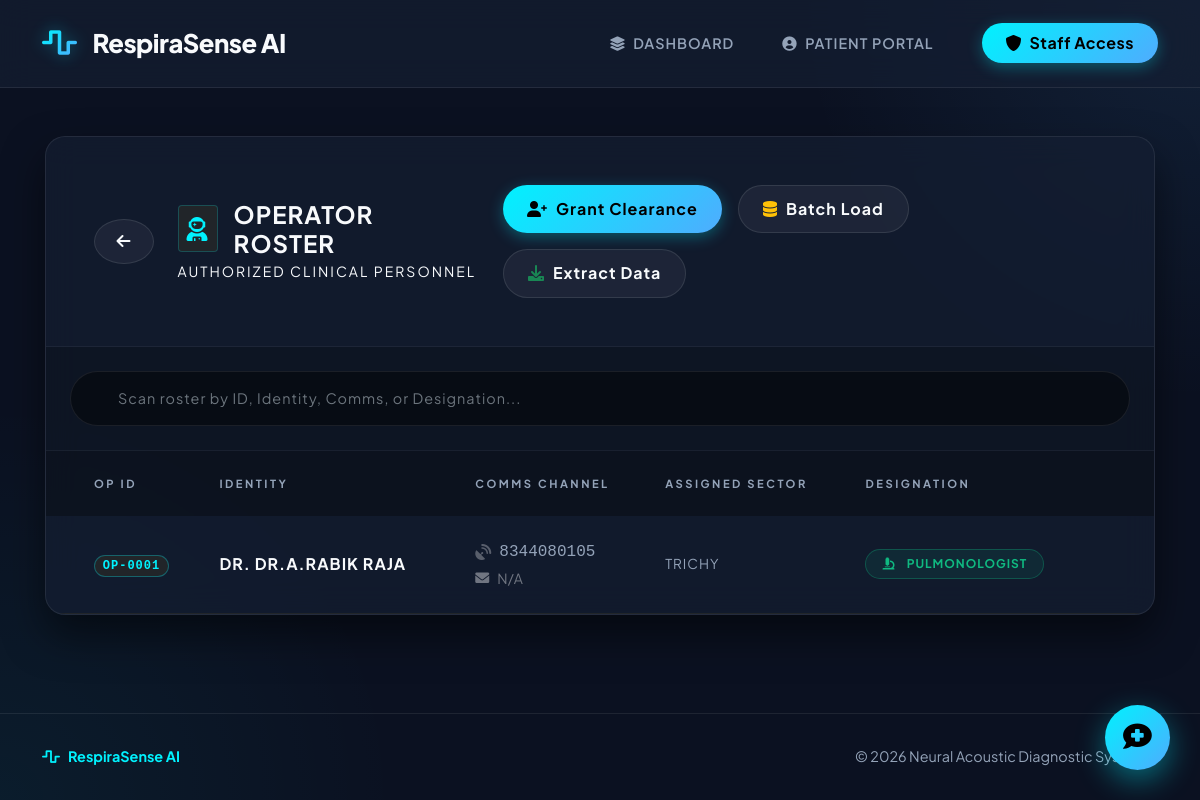
/admin/doctors (signed in), run on the app's committed database.
### models.py (models this page shows)
class Doctor(db.Model):
    __tablename__ = 'doctors'
    id = db.Column(db.Integer, primary_key=True)
    name = db.Column(db.String(100), nullable=False)
    phone = db.Column(db.String(20), nullable=False)
    email = db.Column(db.String(100))
    address = db.Column(db.String(200))
    district = db.Column(db.String(100))
    specialization = db.Column(db.String(100), default='Pulmonologist')
    created_at = db.Column(db.DateTime, default=datetime.utcnow)

### app.py (the view)
@app.route('/admin/doctors')
@login_required
def manage_doctors():
    if not isinstance(current_user, Admin):
        return redirect(url_for('admin_login'))
    doctors = Doctor.query.all()
    return render_template('manage_doctors.html', doctors=doctors)

### app.py (called while the page is built)
@login_manager.user_loader
def load_user(user_id):
    user_type = session.get('user_type')
    if user_type == 'admin':
        return Admin.query.get(int(user_id))
    elif user_type == 'patient':
        return Patient.query.get(int(user_id))
    else:
        user = Admin.query.get(int(user_id))
        if user:
            return user
        return Patient.query.get(int(user_id))

### templates/manage_doctors.html (shortened to what this page needs)
{% extends "base.html" %}
{% block content %}
<div class="row mb-4">
    <div class="col-md-12">
        <div class="card glass-card overflow-hidden">
            <div class="card-header bg-transparent p-4 p-md-5" style="border-bottom: 1px solid rgba(255,255,255,0.05);">
                <div class="d-flex flex-column flex-md-row justify-content-between align-items-md-center gap-4">
                    <div class="d-flex align-items-center gap-4">
                        <a href="{{ url_for('admin_dashboard') }}" class="btn action-btn rounded-circle d-flex align-items-center justify-content-center" style="width: 45px; height: 45px;" title="Return to Core">
                            <i class="fas fa-arrow-left"></i>
                        </a>
                        <div>
                            <h4 class="mb-1 fw-bolder text-uppercase d-flex align-items-center gap-3" style="color: var(--text-main); letter-spacing: 1px;">
                                <div class="p-2 rounded bg-dark border" style="border-color: rgba(0, 242, 254, 0.2) !important;">
                                    <i class="fas fa-user-astronaut" style="color: var(--accent-cyan);"></i>
                                </div>
                                Operator Roster
                            </h4>
                            <p class="mb-0 text-dim small text-uppercase" style="letter-spacing: 2px;">Authorized Clinical Personnel</p>
                        </div>
                    </div>
                    <div class="d-flex gap-3 flex-wrap">
                        <button class="btn btn-primary rounded-pill fw-bold px-4 d-flex align-items-center gap-2" data-bs-toggle="modal" data-bs-target="#addDoctorModal" style="letter-spacing: 1px;">
                            <i class="fas fa-user-plus"></i> Grant Clearance
                        </button>
                        <button class="btn action-btn rounded-pill fw-bold px-4 d-flex align-items-center gap-2" data-bs-toggle="modal" data-bs-target="#importDoctorModal" style="letter-spacing: 1px;">
                            <i class="fas fa-database text-warning"></i> Batch Load
                        </button>
                        <a href="{{ url_for('export_doctors') }}" class="btn action-btn rounded-pill fw-bold px-4 d-flex align-items-center gap-2" style="letter-spacing: 1px;">
                            <i class="fas fa-download text-success"></i> Extract Data
                        </a>
                    </div>
                </div>
            </div>
            <div class="p-4" style="background: rgba(0,0,0,0.2); border-bottom: 1px solid rgba(255,255,255,0.05);">
                <div class="input-group rounded-pill overflow-hidden search-input">
                    <span class="input-group-text bg-transparent border-0 ps-4" style="color: var(--accent-cyan);"></span>
                    <input type="text" class="form-control border-0 py-3 shadow-none bg-transparent text-white" id="doctorSearchInput" onkeyup="filterDoctors()" placeholder="Scan roster by ID, Identity, Comms, or Designation..." style="letter-spacing: 1px; font-size: 0.9rem;">
                </div>
            </div>
            <div class="card-body p-0">
                <div class="table-responsive">
                    <table class="table align-middle mb-0" style="color: var(--text-main); border-collapse: separate; border-spacing: 0;">
                        <thead style="background: rgba(0,0,0,0.3);">
                            <tr>
                                <th class="ps-5 py-4 text-uppercase border-0" style="color: var(--text-dim); font-size: 0.7rem; letter-spacing: 2.5px; font-weight: 700;">Op ID</th>
                                <th class="py-4 text-uppercase border-0" style="color: var(--text-dim); font-size: 0.7rem; letter-spacing: 2.5px; font-weight: 700;">Identity</th>
                                <th class="py-4 text-uppercase border-0" style="color: var(--text-dim); font-size: 0.7rem; letter-spacing: 2.5px; font-weight: 700;">Comms Channel</th>
                                <th class="py-4 text-uppercase border-0" style="color: var(--text-dim); font-size: 0.7rem; letter-spacing: 2.5px; font-weight: 700;">Assigned Sector</th>
                                <th class="pe-5 py-4 text-uppercase border-0" style="color: var(--text-dim); font-size: 0.7rem; letter-spacing: 2.5px; font-weight: 700;">Designation</th>
                            </tr>
                        </thead>
                        <tbody id="doctorTableBody">
                            {% if doctors %}
                                {% for doctor in doctors %}
                                <tr class="doctor-row table-row-hover" style="border-bottom: 1px solid rgba(255,255,255,0.02); transition: background 0.2s;">
                                    <td class="ps-5 py-4 border-bottom border-dark">
                                        <span class="badge rounded-pill bg-dark border" style="color: var(--accent-cyan); border-color: rgba(0,242,254,0.3) !important; font-family: monospace; letter-spacing: 1px;">OP-{{ "%04d"|format(doctor.id) }}</span>
                                    </td>
                                    <td class="fw-bold py-4 text-uppercase border-bottom border-dark" style="color: var(--text-main); letter-spacing: 1px;">
                                        Dr. {{ doctor.name }}
                                    </td>
                                    <td class="py-4 border-bottom border-dark">
                                        <div class="d-flex align-items-center mb-1" style="color: var(--text-dim); font-family: monospace;">
                                            <i class="fas fa-satellite-dish me-2" style="color: rgba(255,255,255,0.3);"></i> {{ doctor.phone }}
                                        </div>
                                        <div class="d-flex align-items-center small" style="color: rgba(255,255,255,0.4);">
                                            <i class="fas fa-envelope me-2"></i> {{ doctor.email or 'N/A' }}
                                        </div>
                                    </td>
                                    <td class="py-4 border-bottom border-dark text-uppercase" style="color: var(--text-dim); font-size: 0.85rem; letter-spacing: 1px;">
                                        {{ doctor.district }}
                                    </td>
                                    <td class="pe-5 py-4 border-bottom border-dark">
                                        <span class="badge rounded-pill px-3 py-2 text-uppercase" style="background: rgba(16, 185, 129, 0.1); color: #10b981; border: 1px solid rgba(16, 185, 129, 0.3); letter-spacing: 1px;">
                                            <i class="fas fa-microscope me-2"></i> {{ doctor.specialization }}
                                        </span>
                                    </td>
                                </tr>
                                {% endfor %}
                            {% endif %}
                        </tbody>
                    </table>
                </div>
            </div>
        </div>
    </div>
</div>
{% endblock %}

### templates/base.html (style rules this page uses)
:root { --bg-main: #0b1121; --bg-surface: #151e32; --bg-glass: rgba(21, 30, 50, 0.7); --primary-gradient: linear-gradient(135deg, #00f2fe 0%, #4facfe 100%); --accent-cyan: #00f2fe; --text-main: #f8fafc; --text-dim: #94a3b8; --border-subtle: rgba(255, 255, 255, 0.08); --shadow-glow: 0 0 20px rgba(0, 242, 254, 0.2); }
body { font-family: 'Plus Jakarta Sans', sans-serif; background-color: var(--bg-main); background-image: radial-gradient(circle at top right, rgba(79, 172, 254, 0.1), transparent 400px), radial-gradient(circle at bottom left, rgba(0, 242, 254, 0.05), transparent 400px); color: var(--text-main); min-height: 100vh; display: flex; flex-direction: column; -webkit-font-smoothing: antialiased; }
.card { background: var(--bg-surface); border: 1px solid var(--border-subtle); border-radius: 20px; box-shadow: 0 10px 30px -10px rgba(0, 0, 0, 0.5); transition: transform 0.3s ease, box-shadow 0.3s ease, border-color 0.3s ease; color: var(--text-main); }
.btn { border-radius: 50px; padding: 0.7rem 1.8rem; font-weight: 700; letter-spacing: 0.5px; transition: all 0.3s ease; }
.btn-primary { background: var(--primary-gradient); border: none; color: #000; box-shadow: 0 4px 15px rgba(0, 242, 254, 0.3); }

### templates/manage_doctors.html (style rules this page uses)
.glass-card { background: rgba(21, 30, 50, 0.7); backdrop-filter: blur(16px); -webkit-backdrop-filter: blur(16px); border: 1px solid var(--border-subtle) !important; border-radius: 20px; box-shadow: 0 20px 40px rgba(0,0,0,0.5); }
.action-btn { transition: all 0.3s ease; background: rgba(255, 255, 255, 0.05); color: var(--text-main); border: 1px solid rgba(255, 255, 255, 0.1); }
.search-input { background: rgba(0, 0, 0, 0.4) !important; border: 1px solid var(--border-subtle) !important; color: var(--text-main) !important; }
.search-input::placeholder { color: var(--text-dim) !important; }

### data on the page
Doctor: id "0001", name "DR.A.RABIK RAJA", phone "8344080105", email "N/A", district "TRICHY", specialization "PULMONOLOGIST"
